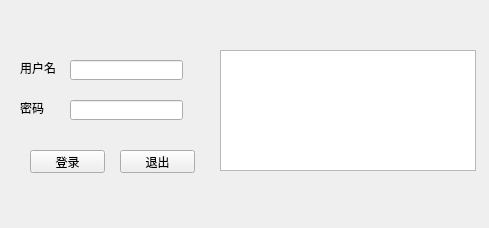
<?xml version="1.0" encoding="UTF-8"?>
<ui version="4.0">
 <class>Form</class>
 <widget class="QWidget" name="Form">
  <property name="geometry">
   <rect>
    <x>0</x>
    <y>0</y>
    <width>489</width>
    <height>228</height>
   </rect>
  </property>
  <property name="minimumSize">
   <size>
    <width>489</width>
    <height>228</height>
   </size>
  </property>
  <property name="maximumSize">
   <size>
    <width>489</width>
    <height>228</height>
   </size>
  </property>
  <property name="windowTitle">
   <string>Form</string>
  </property>
  <widget class="QLabel" name="username">
   <property name="geometry">
    <rect>
     <x>20</x>
     <y>60</y>
     <width>41</width>
     <height>16</height>
    </rect>
   </property>
   <property name="text">
    <string>用户名</string>
   </property>
  </widget>
  <widget class="QLabel" name="password">
   <property name="geometry">
    <rect>
     <x>20</x>
     <y>100</y>
     <width>41</width>
     <height>16</height>
    </rect>
   </property>
   <property name="text">
    <string>密码</string>
   </property>
  </widget>
  <widget class="QPushButton" name="login_button">
   <property name="geometry">
    <rect>
     <x>30</x>
     <y>150</y>
     <width>75</width>
     <height>23</height>
    </rect>
   </property>
   <property name="text">
    <string>登录</string>
   </property>
  </widget>
  <widget class="QPushButton" name="quit_button">
   <property name="geometry">
    <rect>
     <x>120</x>
     <y>150</y>
     <width>75</width>
     <height>23</height>
    </rect>
   </property>
   <property name="text">
    <string>退出</string>
   </property>
  </widget>
  <widget class="QLineEdit" name="username_input">
   <property name="geometry">
    <rect>
     <x>70</x>
     <y>60</y>
     <width>113</width>
     <height>20</height>
    </rect>
   </property>
  </widget>
  <widget class="QLineEdit" name="password_input">
   <property name="geometry">
    <rect>
     <x>70</x>
     <y>100</y>
     <width>113</width>
     <height>20</height>
    </rect>
   </property>
  </widget>
  <widget class="QTextBrowser" name="display_text">
   <property name="geometry">
    <rect>
     <x>220</x>
     <y>50</y>
     <width>256</width>
     <height>121</height>
    </rect>
   </property>
  </widget>
 </widget>
 <resources/>
 <connections/>
</ui>
